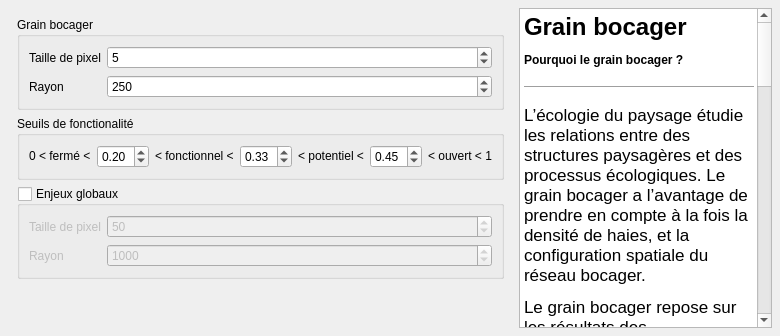
     <widget class="QWidget" name="tab_parametres">
      <attribute name="title">
       <string>Paramètres</string>
      </attribute>
      <layout class="QHBoxLayout" name="horizontalLayout" stretch="2,1">
       <property name="leftMargin">
        <number>8</number>
       </property>
       <property name="topMargin">
        <number>8</number>
       </property>
       <property name="rightMargin">
        <number>8</number>
       </property>
       <property name="bottomMargin">
        <number>8</number>
       </property>
       <item>
        <widget class="QWidget" name="widget_params" native="true">
         <property name="sizePolicy">
          <sizepolicy hsizetype="Expanding" vsizetype="Expanding">
           <horstretch>0</horstretch>
           <verstretch>0</verstretch>
          </sizepolicy>
         </property>
         <layout class="QVBoxLayout" name="verticalLayout_6">
          <item>
           <widget class="QGroupBox" name="groupBox_2">
            <property name="sizePolicy">
             <sizepolicy hsizetype="Expanding" vsizetype="Preferred">
              <horstretch>0</horstretch>
              <verstretch>0</verstretch>
             </sizepolicy>
            </property>
            <property name="minimumSize">
             <size>
              <width>0</width>
              <height>64</height>
             </size>
            </property>
            <property name="title">
             <string>Grain bocager</string>
            </property>
            <layout class="QGridLayout" name="gridLayout_2">
             <item row="0" column="0">
              <widget class="QLabel" name="label_10">
               <property name="text">
                <string>Taille de pixel</string>
               </property>
              </widget>
             </item>
             <item row="0" column="1">
              <widget class="QSpinBox" name="doubleSpinBox_pixelSize">
               <property name="sizePolicy">
                <sizepolicy hsizetype="MinimumExpanding" vsizetype="Fixed">
                 <horstretch>0</horstretch>
                 <verstretch>0</verstretch>
                </sizepolicy>
               </property>
               <property name="value">
                <number>5</number>
               </property>
              </widget>
             </item>
             <item row="1" column="0">
              <widget class="QLabel" name="label_12">
               <property name="text">
                <string>Rayon</string>
               </property>
              </widget>
             </item>
             <item row="1" column="1">
              <widget class="QSpinBox" name="spinBox_radius">
               <property name="sizePolicy">
                <sizepolicy hsizetype="Expanding" vsizetype="Fixed">
                 <horstretch>0</horstretch>
                 <verstretch>0</verstretch>
                </sizepolicy>
               </property>
               <property name="maximum">
                <number>5000</number>
               </property>
               <property name="value">
                <number>250</number>
               </property>
              </widget>
             </item>
            </layout>
           </widget>
          </item>
          <item>
           <widget class="QGroupBox" name="groupBox_seuils">
            <property name="sizePolicy">
             <sizepolicy hsizetype="Preferred" vsizetype="Preferred">
              <horstretch>0</horstretch>
              <verstretch>0</verstretch>
             </sizepolicy>
            </property>
            <property name="title">
             <string>Seuils de fonctionalité</string>
            </property>
            <layout class="QHBoxLayout" name="horizontalLayout_5">
             <item>
              <widget class="QLabel" name="label_4">
               <property name="text">
                <string>0 &lt; fermé &lt;</string>
               </property>
              </widget>
             </item>
             <item>
              <widget class="QDoubleSpinBox" name="doubleSpinBox_seuilFonctionnel">
               <property name="maximum">
                <double>1.000000000000000</double>
               </property>
               <property name="singleStep">
                <double>0.010000000000000</double>
               </property>
               <property name="value">
                <double>0.200000000000000</double>
               </property>
              </widget>
             </item>
             <item>
              <widget class="QLabel" name="label_3">
               <property name="text">
                <string>&lt; fonctionnel &lt;</string>
               </property>
              </widget>
             </item>
             <item>
              <widget class="QDoubleSpinBox" name="doubleSpinBox_seuilPotentiel">
               <property name="maximum">
                <double>1.000000000000000</double>
               </property>
               <property name="singleStep">
                <double>0.010000000000000</double>
               </property>
               <property name="value">
                <double>0.330000000000000</double>
               </property>
              </widget>
             </item>
             <item>
              <widget class="QLabel" name="label_5">
               <property name="text">
                <string>&lt; potentiel &lt;</string>
               </property>
              </widget>
             </item>
             <item>
              <widget class="QDoubleSpinBox" name="doubleSpinBox_seuilOuvert">
               <property name="maximum">
                <double>1.000000000000000</double>
               </property>
               <property name="singleStep">
                <double>0.010000000000000</double>
               </property>
               <property name="value">
                <double>0.450000000000000</double>
               </property>
              </widget>
             </item>
             <item>
              <widget class="QLabel" name="label_2">
               <property name="text">
                <string>&lt; ouvert &lt; 1</string>
               </property>
              </widget>
             </item>
            </layout>
           </widget>
          </item>
          <item>
           <widget class="QGroupBox" name="groupBox_enjeux">
            <property name="minimumSize">
             <size>
              <width>0</width>
              <height>50</height>
             </size>
            </property>
            <property name="title">
             <string>Enjeux globaux</string>
            </property>
            <property name="checkable">
             <bool>true</bool>
            </property>
            <property name="checked">
             <bool>false</bool>
            </property>
            <layout class="QGridLayout" name="gridLayout">
             <item row="0" column="0">
              <widget class="QLabel" name="label_8">
               <property name="text">
                <string>Taille de pixel</string>
               </property>
              </widget>
             </item>
             <item row="0" column="1">
              <widget class="QSpinBox" name="doubleSpinBox_pixelEnjeux">
               <property name="maximum">
                <number>1000</number>
               </property>
               <property name="value">
                <number>50</number>
               </property>
              </widget>
             </item>
             <item row="1" column="0">
              <widget class="QLabel" name="label_7">
               <property name="text">
                <string>Rayon</string>
               </property>
              </widget>
             </item>
             <item row="1" column="1">
              <widget class="QSpinBox" name="spinBox_radiusEnjeux">
               <property name="sizePolicy">
                <sizepolicy hsizetype="Expanding" vsizetype="Fixed">
                 <horstretch>0</horstretch>
                 <verstretch>0</verstretch>
                </sizepolicy>
               </property>
               <property name="maximum">
                <number>100000</number>
               </property>
               <property name="value">
                <number>1000</number>
               </property>
              </widget>
             </item>
            </layout>
           </widget>
          </item>
          <item>
           <spacer name="verticalSpacer_2">
            <property name="orientation">
             <enum>Qt::Vertical</enum>
            </property>
            <property name="sizeHint" stdset="0">
             <size>
              <width>20</width>
              <height>40</height>
             </size>
            </property>
           </spacer>
          </item>
         </layout>
        </widget>
       </item>
       <item>
        <widget class="QTextBrowser" name="textBrowser_2">
         <property name="html">
          <string>&lt;!DOCTYPE HTML PUBLIC &quot;-//W3C//DTD HTML 4.0//EN&quot; &quot;http://www.w3.org/TR/REC-html40/strict.dtd&quot;&gt;
&lt;html&gt;&lt;head&gt;&lt;meta name=&quot;qrichtext&quot; content=&quot;1&quot; /&gt;&lt;style type=&quot;text/css&quot;&gt;
p, li { white-space: pre-wrap; }
&lt;/style&gt;&lt;/head&gt;&lt;body style=&quot; font-family:'MS Shell Dlg 2'; font-size:8.25pt; font-weight:400; font-style:normal;&quot;&gt;
&lt;h1 style=&quot; margin-top:18px; margin-bottom:12px; margin-left:0px; margin-right:0px; -qt-block-indent:0; text-indent:0px;&quot;&gt;&lt;span style=&quot; font-family:'.AppleSystemUIFont'; font-size:13pt; font-weight:600;&quot;&gt;Grain bocager&lt;/span&gt;&lt;/h1&gt;
&lt;h4 style=&quot; margin-top:12px; margin-bottom:12px; margin-left:0px; margin-right:0px; -qt-block-indent:0; text-indent:0px;&quot;&gt;&lt;span style=&quot; font-family:'.AppleSystemUIFont'; font-size:13pt; font-weight:600;&quot;&gt;Pourquoi le grain bocager ?&lt;/span&gt;&lt;/h4&gt;
&lt;hr /&gt;
&lt;p style=&quot; margin-top:12px; margin-bottom:12px; margin-left:0px; margin-right:0px; -qt-block-indent:0; text-indent:0px;&quot;&gt;&lt;span style=&quot; font-family:'.AppleSystemUIFont'; font-size:13pt;&quot;&gt;L’écologie du paysage étudie les relations entre des structures paysagères et des processus écologiques. Le grain bocager a l’avantage de prendre en compte à la fois la densité de haies, et la configuration spatiale du réseau bocager.&lt;/span&gt;&lt;/p&gt;
&lt;p style=&quot; margin-top:12px; margin-bottom:12px; margin-left:0px; margin-right:0px; -qt-block-indent:0; text-indent:0px;&quot;&gt;&lt;span style=&quot; font-family:'.AppleSystemUIFont'; font-size:13pt;&quot;&gt;Le grain bocager repose sur les résultats des climatologues. Ils ont montré l’effet microclimatique des haies individuelles : l’effet brise-vent est ressenti jusqu’à dix fois leur hauteur. Il existe aussi un effet paysager dû à l’accumulation des effets des haies individuelles. En partant de la distance aux haies, le grain prend aussi en compte la forme des parcelles. Dans une parcelle rectangulaire, la proportion de surface proche des haies et autres boisements est beaucoup plus grande que dans une parcelle carrée. &lt;/span&gt;&lt;/p&gt;
&lt;p style=&quot; margin-top:12px; margin-bottom:12px; margin-left:0px; margin-right:0px; -qt-block-indent:0; text-indent:0px;&quot;&gt;&lt;span style=&quot; font-family:'.AppleSystemUIFont'; font-size:13pt;&quot;&gt;Le grain est un indice qui varie entre 0 et 1 ; pour un paysage entièrement boisé, la valeur est 0, pour un paysage sans aucun boisement, elle est de 1. &lt;/span&gt;&lt;/p&gt;
&lt;p style=&quot; margin-top:12px; margin-bottom:12px; margin-left:0px; margin-right:0px; -qt-block-indent:0; text-indent:0px;&quot;&gt;&lt;span style=&quot; font-family:'.AppleSystemUIFont'; font-size:13pt;&quot;&gt;L’analyse de relevés de coléoptères carabiques dans 116 haies bretonnes a mis en évidence l’effet du grain, les captures étant trois fois plus nombreuses en deçà du seuil de 0,33.&lt;/span&gt;&lt;/p&gt;
&lt;p style=&quot; margin-top:12px; margin-bottom:12px; margin-left:0px; margin-right:0px; -qt-block-indent:0; text-indent:0px;&quot;&gt;&lt;span style=&quot; font-family:'.AppleSystemUIFont'; font-size:13pt;&quot;&gt;Il peut être utilisé dans diverses situations d’action ; gestion des haies d’exploitations agricoles, politique Trame Verte et Bleue des EPCI, aménagements de périmètres de protection de captage d’eau potable, atlas de biodiversité communal… avec l’objectif de maintenir les zones favorables, renforcer les zones sensibles et reconstruire les zones dégradées.&lt;/span&gt;&lt;/p&gt;
&lt;p style=&quot; margin-top:12px; margin-bottom:12px; margin-left:0px; margin-right:0px; -qt-block-indent:0; text-indent:0px;&quot;&gt;&lt;span style=&quot; font-family:'.AppleSystemUIFont'; font-size:13pt;&quot;&gt;Le grain bocager est un paramètre essentiel pour apprécier la capacité d’accueil de la biodiversité en agro-système bocager, en complément de la qualité intrinsèque de la haie évaluée par les indicateurs du plan de gestion durable des haies (PGDH). &lt;/span&gt;&lt;/p&gt;&lt;/body&gt;&lt;/html&gt;</string>
         </property>
        </widget>
       </item>
      </layout>
     </widget>
